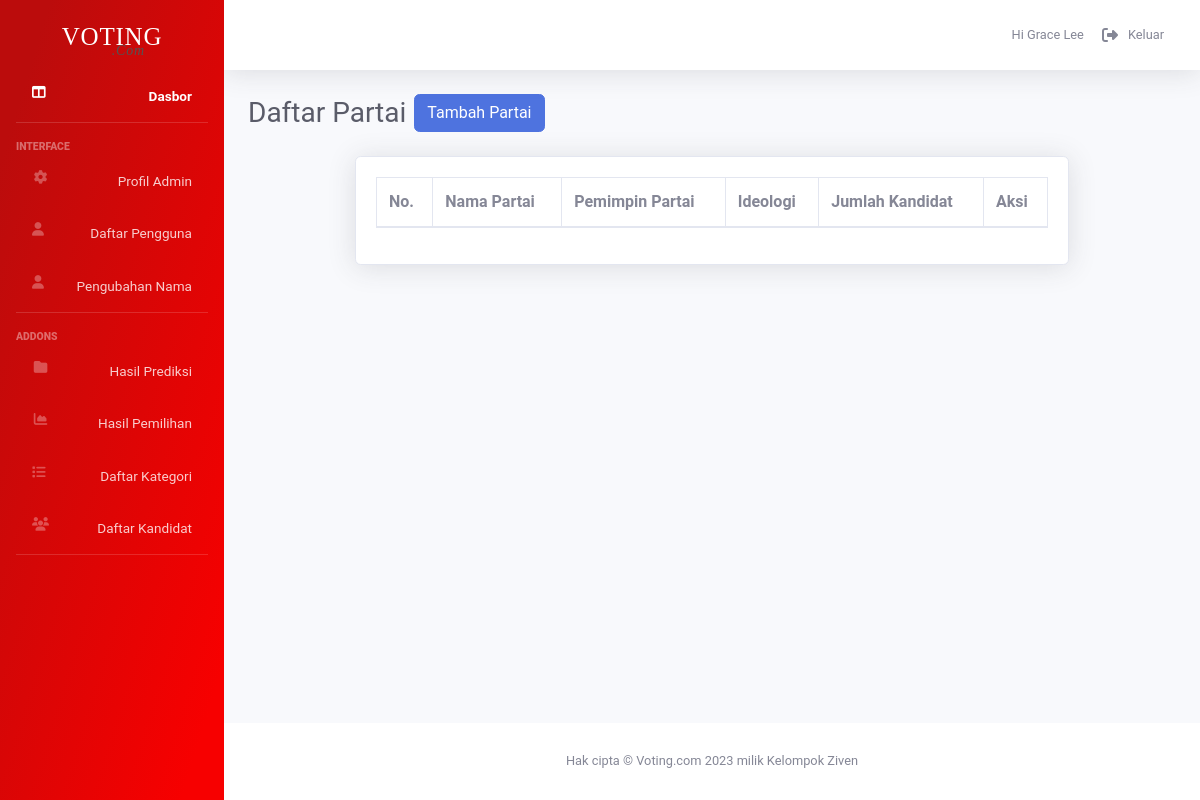
The page /admin/partai.php (signed in) on the database as committed earlier.
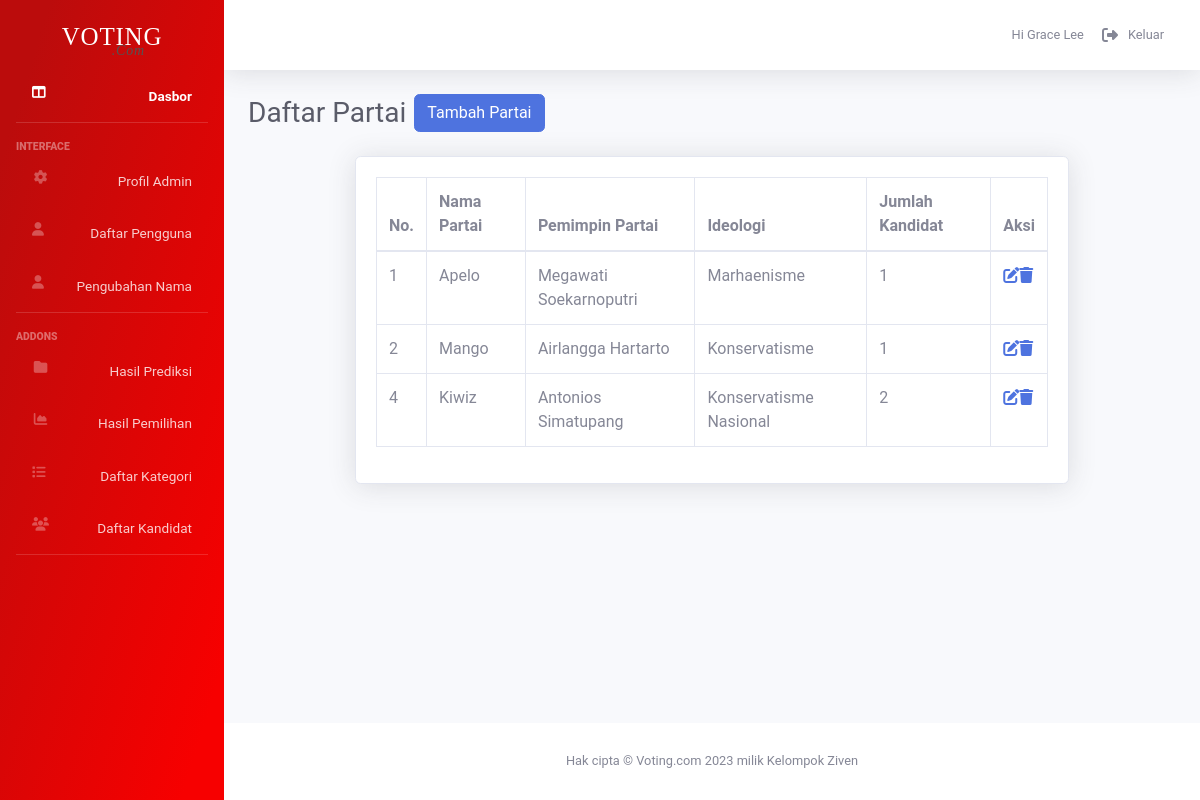
The same page on the database as committed later.
### tables this page shows
CREATE TABLE `partai` (
  `id` int(11) NOT NULL,
  `nama` varchar(100) NOT NULL,
  `pemimpin` varchar(100) NOT NULL,
  `ideologi` varchar(100) NOT NULL
);

### admin/partai.php (the view, shortened to what this page needs)
<!DOCTYPE html>
<html lang="en">
<head>
    <link href="vendor/fontawesome-free/css/all.min.css" rel="stylesheet" type="text/css">
    <link rel="stylesheet" href="https://cdnjs.cloudflare.com/ajax/libs/font-awesome/6.1.1/css/all.min.css" type="text/css">
    <link href="../admin_component/css/adminboots.css" rel="stylesheet">
</head>
<?php include '../admin_component/php/connect.php';?>
<body id="page-top">
    <div id="wrapper">
    <?php include '../admin_component/php/sidenav.php' ?>
<div id="content-wrapper" class="d-flex flex-column">
<div id="content">
<?php include '../admin_component/php/topbar.php' ?>
    <div class="container-fluid">
        <div class="d-sm-flex align-items-center justify-content-start mb-4" style="display: grid;">
            <h1 class="h3 mb-0 text-gray-800">Daftar Partai</h1>
            <h6 class="m-0 ml-2 font-weight-bold text-primary">
            <button onclick="hideShow_update()" class="btn btn-primary">Tambah Partai</button>
            </h6>
        </div>
        <div class="row justify-content-center">
        <div class="card shadow mb-4 w-75">
                        <div class="card-body">
                            <div class="table-responsive">
                                <table class="table table-bordered" id="dataTable" width="100%" cellspacing="0">
                                    <thead>
                                        <tr>
                                            <th>No.</th>
                                            <th>Nama Partai</th>
                                            <th>Pemimpin Partai</th>
                                            <th>Ideologi</th>
                                                <th>Jumlah Kandidat</th>
                                            <th>Aksi</th>
                                        </tr>
                                    </thead>
                                    <tbody>
<?php
    $query ="SELECT * FROM partai";
    $select_partai =  $connect->prepare($query);
    $select_partai -> execute();
    if($select_partai->rowCount()>0){
        while ($fetch_partai= $select_partai ->fetch(PDO::FETCH_ASSOC)){
            $find = $fetch_partai['nama'];
            $query ="SELECT * FROM candidate WHERE partai = '$find'";
            $get_partai = $connect->prepare($query);
            $get_partai -> execute();
            $number_of_candidate = $get_partai ->rowCount();
            ?>
                        <tr>
                            <td><?=$fetch_partai['id']?></td>
                            <td><?=$fetch_partai['nama']?></td>
                            <td><?=$fetch_partai['pemimpin']?></td>
                            <td><?=$fetch_partai['ideologi']?></td>
                            <td><?=$number_of_candidate?></td>
                            <td><a href="update_partai.php?update_partai=<?=$fetch_partai['id']?>"><i class="fa-solid fa-pen-to-square"></i></a><a href="partai.php?delete_partai=<?=$fetch_partai['id']?>" class="" onclick="return confirm('Apakah anda yakin akan menghapus partai ini? Jika dihapus, kandidat dalam partai ini juga akan dihapus!');"><i class="fa-solid fa-trash"></i></a></td>
                         </tr>
                    <?php
        }
    }
?>
                                    </tbody>
                                </table>
                            </div>
                        </div>
                    </div>
    </div>
    </div>
</div>
<?php include '../admin_component/php/footer.php';?>
</div>
</div>
</body>
</html>

Rows that differ between the two databases and show on the page:
added partai: id "1", nama "Apelo", pemimpin "Megawati Soekarnoputri", ideologi "Marhaenisme", number_of_candidate "1"
added partai: id "2", nama "Mango", pemimpin "Airlangga Hartarto", ideologi "Konservatisme", number_of_candidate "1"
added partai: id "4", nama "Kiwiz", pemimpin "Antonios Simatupang", ideologi "Konservatisme Nasional", number_of_candidate "2"
